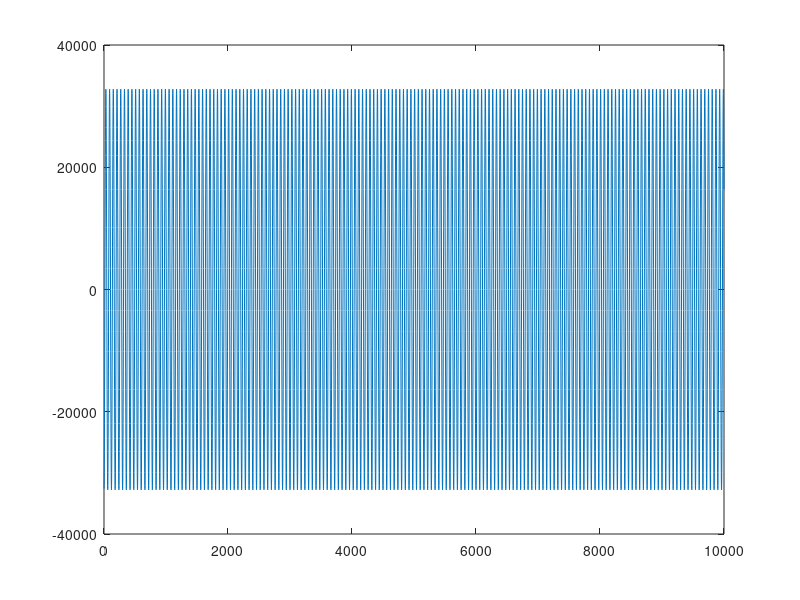

This chart was generated by the following MATLAB code:
theta = 800/48000;

n = 1:10000;

ystep = (1-cos(theta*2*pi*(n))) / (theta*2*pi*sin(theta*2*pi));


offset = - max(ystep)/2;
scaling_f = (2^15-1)/max(ystep)*2;

plot(scaling_f*(offset + ystep));